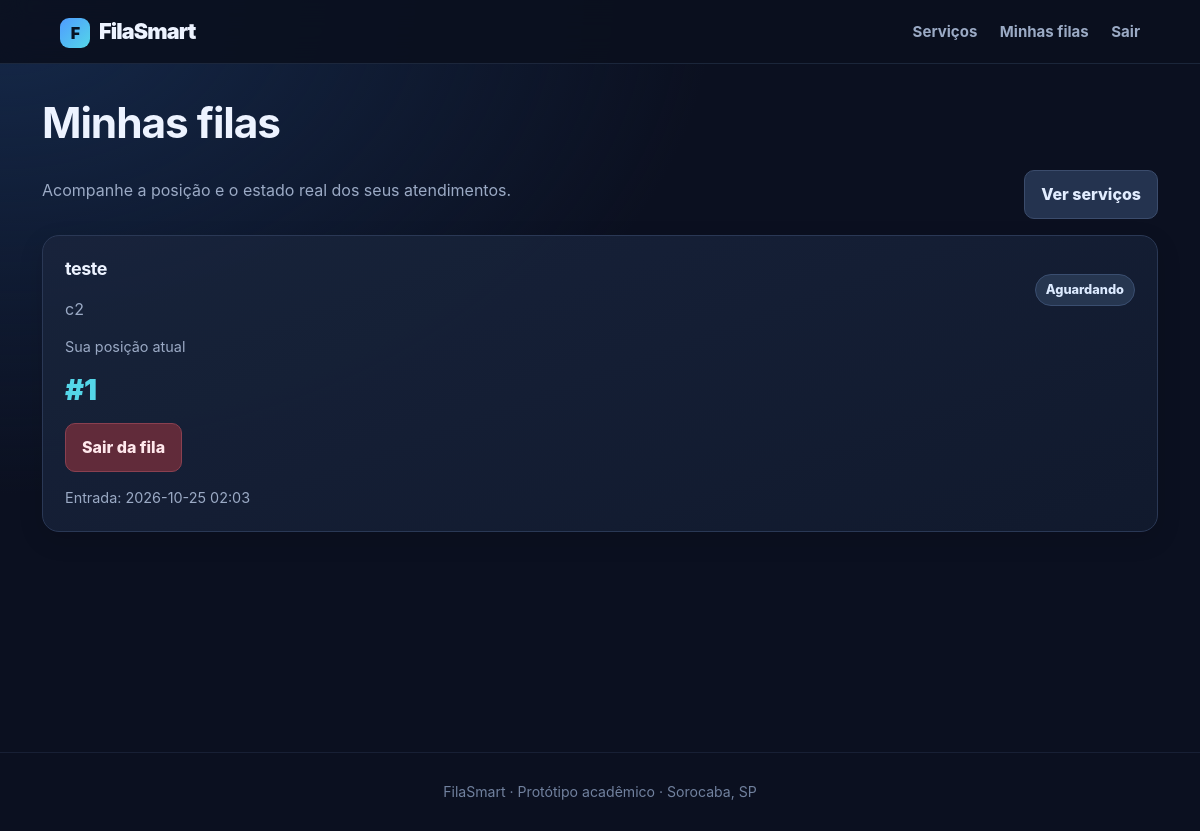
The page /my-queues (signed in) on the database its author committed.
### tables this page shows
CREATE TABLE queue_entries(id INTEGER PRIMARY KEY, service_id INTEGER NOT NULL REFERENCES services(id), user_id INTEGER NOT NULL REFERENCES users(id), status TEXT NOT NULL DEFAULT 'waiting' CHECK(status IN ('waiting','called','serving','completed','cancelled')), joined_at TEXT NOT NULL, called_at TEXT, completed_at TEXT);

CREATE TABLE services(id INTEGER PRIMARY KEY, owner_id INTEGER NOT NULL REFERENCES users(id), name TEXT NOT NULL, description TEXT DEFAULT '', active INTEGER NOT NULL DEFAULT 1, created_at TEXT NOT NULL);

CREATE TABLE users(id INTEGER PRIMARY KEY, name TEXT NOT NULL, email TEXT UNIQUE NOT NULL, password_hash TEXT NOT NULL, role TEXT NOT NULL CHECK(role IN ('customer','owner')), created_at TEXT NOT NULL);

### app.py (the view)
@app.route("/my-queues")
@login_required
@role_required("customer")
def my_queues():
    with connect() as c:
        rows=c.execute("""SELECT q.*,s.name service_name,u.name business_name FROM queue_entries q JOIN services s ON s.id=q.service_id JOIN users u ON u.id=s.owner_id WHERE q.user_id=? ORDER BY q.id DESC""",(me()["id"],)).fetchall()
        entries=[]
        for r in rows:
            d=dict(r)
            d["position"]=c.execute("SELECT COUNT(*) FROM queue_entries WHERE service_id=? AND status='waiting' AND joined_at<=?",(r["service_id"],r["joined_at"])).fetchone()[0] if r["status"]=="waiting" else None
            entries.append(d)
    return render_template("my_queues.html",entries=entries)

### app.py (called while the page is built)
def connect():
    c=sqlite3.connect(DB); c.row_factory=sqlite3.Row; c.execute("PRAGMA foreign_keys=ON"); return c

def me():
    if not session.get("user_id"): return None
    with connect() as c: return c.execute("SELECT id,name,email,role FROM users WHERE id=?", (session["user_id"],)).fetchone()

@app.context_processor
def ctx(): return {"logged_user":me()}

def login_required(fn):
    @wraps(fn)
    def w(*a,**kw):
        if not me(): flash("Entre na sua conta para continuar.","error"); return redirect(url_for("login"))
        return fn(*a,**kw)
    return w

def role_required(role):
    def deco(fn):
        @wraps(fn)
        def w(*a,**kw):
            u=me()
            if not u: return redirect(url_for("login"))
            if u["role"]!=role: abort(403)
            return fn(*a,**kw)
        return w
    return deco

### templates/my_queues.html (shortened to what this page needs)
{% extends "base.html" %}
{% block content %}
<div class="section-head"><div><h1>Minhas filas</h1><p class="muted">Acompanhe a posição e o estado real dos seus atendimentos.</p></div><a class="btn secondary" href="{{ url_for('index') }}">Ver serviços</a></div>
{% if entries %}
  {% for e in entries %}
  <article class="card">
    <div class="row"><div><h3>{{ e['service_name'] }}</h3><p class="muted">{{ e['business_name'] }}</p></div><span class="pill">{{ {'waiting':'Aguardando','called':'Chamado','serving':'Em atendimento','completed':'Concluído','cancelled':'Cancelado'}.get(e['status'],e['status']) }}</span></div>
    {% if e['status']=='waiting' %}
      <p class="muted small">Sua posição atual</p><div class="stat">#{{ e['position'] }}</div>
      <form method="post" action="{{ url_for('cancel',eid=e['id']) }}" style="margin-top:16px"><button class="danger" type="submit">Sair da fila</button></form>
    {% elif e['status']=='called' %}<p>É sua vez. Dirija-se ao local de atendimento.</p>
    {% elif e['status']=='serving' %}<p>Seu atendimento está em andamento.</p>
    {% elif e['status']=='completed' %}<p>Atendimento concluído.</p>
    {% elif e['status']=='cancelled' %}<p>Você saiu desta fila.</p>{% endif %}
    <p class="muted small">Entrada: {{ e['joined_at'][:16].replace('T',' ') }}</p>
  </article>
  {% endfor %}
{% else %}
  <div class="empty-state"><h3>Você ainda não entrou em nenhuma fila</h3><p class="muted">Escolha um serviço disponível para registrar sua entrada.</p><a class="btn" href="{{ url_for('index') }}">Explorar serviços</a></div>
{% endif %}
{% endblock %}

### static/style.css (style rules this page uses)
:root { color-scheme:dark; --bg:#0b1020; --surface:#121a2d; --surface-2:#18233b; --line:#2a3855; --text:#edf3ff; --muted:#9baac5; --primary:#4f9cff; --primary-hover:#78b4ff; --cyan:#54d6e8; --green:#42d392; --amber:#ffc66d; --red:#ff7777; --shadow:0 16px 40px rgba(0,0,0,.22); }
* { box-sizing:border-box }
html { min-height:100%;background:var(--bg) }
body { margin:0;min-height:100vh;font-family:Inter,ui-sans-serif,system-ui,-apple-system,"Segoe UI",Arial,sans-serif;background:radial-gradient(ellipse at top left,#15294a 0,transparent 42%),var(--bg);color:var(--text);line-height:1.55 }
a { color:var(--cyan);text-decoration:none }
h1,h2,h3 { line-height:1.2;letter-spacing:-.025em }
h1 { font-size:clamp(1.8rem,4vw,2.65rem);margin-top:0 }
h3 { font-size:1.12rem }
p { color:#d5def0 }
.muted { color:var(--muted) }
.card { background:linear-gradient(160deg,rgba(24,35,59,.97),rgba(17,26,45,.98));border:1px solid var(--line);border-radius:17px;padding:22px;box-shadow:0 8px 24px rgba(0,0,0,.13);margin-bottom:18px;min-width:0 }
.card h3 { margin-top:0 }
.card p:last-child { margin-bottom:0 }
.btn,button { display:inline-flex;align-items:center;justify-content:center;gap:8px;background:var(--primary);color:#071629;border:1px solid transparent;border-radius:10px;padding:11px 16px;font:inherit;font-weight:800;text-decoration:none;cursor:pointer;transition:transform .15s ease,background .15s ease,border-color .15s ease }
.secondary { background:#24334f;color:#e2edff;border-color:#3b4c6c }
.danger { background:#612b3a;color:#ffe8ec;border-color:#8a4050 }
.pill { display:inline-flex;align-items:center;gap:6px;font-size:.8rem;font-weight:800;background:#263650;color:#dceaff;border:1px solid #3a4e70;padding:5px 10px;border-radius:999px;white-space:nowrap }
.row { display:flex;align-items:center;justify-content:space-between;gap:12px;flex-wrap:wrap }
.small { font-size:.9rem }
.stat { font-size:1.8rem;font-weight:900;color:var(--cyan);line-height:1.2 }
.section-head { display:flex;justify-content:space-between;align-items:end;gap:14px;flex-wrap:wrap;margin:26px 0 16px }

### rows shown on the page
queue_entries: service_name "teste", business_name "c2", status "Aguardando", position "1", joined_at "2026-10-25 02:03"
